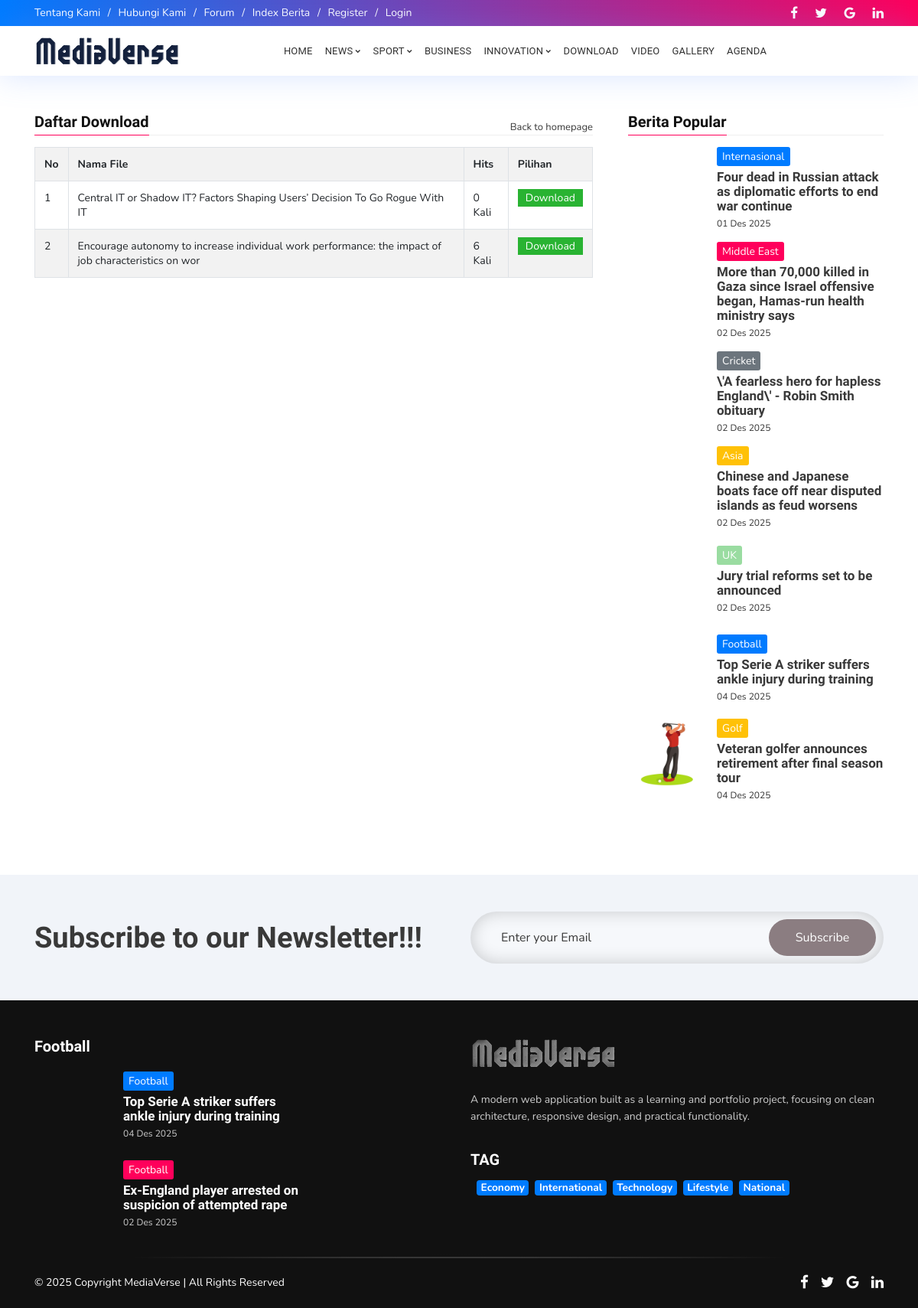
Page /index.php/download on the committed database.
### tables this page shows
CREATE TABLE `menu` (
  `id_menu` int(5) NOT NULL,
  `id_parent` int(5) NOT NULL DEFAULT 0,
  `nama_menu` varchar(255) NOT NULL,
  `link` varchar(100) NOT NULL,
  `aktif` enum('Ya','Tidak') NOT NULL DEFAULT 'Ya',
  `position` enum('Top','Bottom') DEFAULT 'Bottom',
  `urutan` int(3) NOT NULL
);

CREATE TABLE `logo` (
  `id_logo` int(5) NOT NULL,
  `gambar` varchar(100) NOT NULL
);

CREATE TABLE `download` (
  `id_download` int(5) NOT NULL,
  `judul` varchar(100) NOT NULL,
  `nama_file` varchar(100) NOT NULL,
  `tgl_posting` date NOT NULL,
  `hits` int(3) NOT NULL
);

CREATE TABLE `berita` (
  `id_berita` int(5) NOT NULL,
  `id_kategori` int(5) NOT NULL,
  `username` varchar(30) NOT NULL,
  `judul` varchar(100) NOT NULL,
  `sub_judul` varchar(255) NOT NULL,
  `youtube` varchar(100) NOT NULL,
  `judul_seo` text NOT NULL,
  `headline` enum('Y','N') NOT NULL DEFAULT 'Y',
  `aktif` enum('Y','N') NOT NULL DEFAULT 'N',
  `utama` enum('Y','N') NOT NULL DEFAULT 'Y',
  `isi_berita` longtext NOT NULL,
  `keterangan_gambar` text NOT NULL,
  `hari` varchar(20) NOT NULL,
  `tanggal` date NOT NULL,
  `jam` time NOT NULL,
  `gambar` varchar(100) NOT NULL,
  `dibaca` int(5) NOT NULL DEFAULT 1,
  `tag` varchar(100) NOT NULL,
  `status` enum('Y','N') NOT NULL DEFAULT 'Y'
);

CREATE TABLE `kategori` (
  `id_kategori` int(5) NOT NULL,
  `nama_kategori` varchar(50) NOT NULL,
  `username` varchar(50) NOT NULL,
  `kategori_seo` varchar(100) NOT NULL,
  `aktif` enum('Y','N') NOT NULL DEFAULT 'Y',
  `sidebar` int(10) NOT NULL,
  `gambar_utama` text NOT NULL
);

CREATE TABLE `templates` (
  `id_templates` int(5) NOT NULL,
  `judul` varchar(100) NOT NULL,
  `username` varchar(50) NOT NULL,
  `pembuat` varchar(50) NOT NULL,
  `folder` varchar(50) NOT NULL,
  `aktif` enum('Y','N') NOT NULL DEFAULT 'N'
);

CREATE TABLE `identitas` (
  `id_identitas` int(5) NOT NULL,
  `nama_website` varchar(100) NOT NULL,
  `email` varchar(100) NOT NULL,
  `url` varchar(100) NOT NULL,
  `facebook` text NOT NULL,
  `rekening` varchar(100) NOT NULL,
  `no_telp` varchar(20) NOT NULL,
  `meta_deskripsi` varchar(250) NOT NULL,
  `meta_keyword` varchar(250) NOT NULL,
  `favicon` varchar(50) NOT NULL,
  `maps` text NOT NULL
);

CREATE TABLE `tag` (
  `id_tag` int(5) NOT NULL,
  `nama_tag` varchar(100) NOT NULL,
  `username` varchar(50) NOT NULL,
  `tag_seo` varchar(100) NOT NULL,
  `count` int(5) NOT NULL
);

### application/views/mediaverse/widget/berita-popular.php (the view, shortened to what the rows shown need)
<div class="widget fbt_list_posts mb-5">
    <div class="widget-content">
        <?php
        $populer = $this->model_utama->view_join_two('berita','users','kategori','username','id_kategori',array('berita.status' => 'Y'),'dibaca','DESC',0,7);
        foreach ($populer->result_array() as $r2x):
            echo "<article class='post mb-3'>
                <div class='post-content media align-items-center'>
                    <div class='fbt-item-thumbnail clearfix'>
                        <a href='".base_url()."$r2x[judul_seo]'>";
                            if ($r2x['gambar'] ==''):
                                echo "<img alt='$r2x[judul]' class='post-thumbnail lazyloaded' data-src='".base_url()."asset/foto_berita/no-image.jpg'>";
                            else:
                                echo "<img alt='$r2x[judul]' class='post-thumbnail lazyloaded' data-src='".base_url()."/asset/foto_berita/$r2x[gambar]'>";
                            endif;
                        echo "</a>
                    </div>
                    <div class='ml-3 fbt-title-caption media-body'>
                        <span class='pp-post-tag'>$r2x[nama_kategori]</span>
                        <h3 class='post-title'>
                            <a href='".base_url()."$r2x[judul_seo]'>$r2x[judul]</a>
                        </h3>
                        <div class='post-meta'>
                            <span class='post-date published'>".tgl_indo($r2x['tanggal'])."</span>
                        </div>
                    </div>
                </div>
            </article>";
        endforeach;
        ?>
    </div>
</div>

### application/views/mediaverse/download.php (shortened to what the rows shown need)
<div class="outer-wrapper my-5" id="outer-wrapper">
    <div class="container fbt-elastic-container">
        <div class="row justify-content-center">
            <div class="fbt-main-wrapper col-lg-8 mb-5 mb-lg-0">
                <div id="main-wrapper">
                    <div class="main-section" id="main_content">
                        <div class="blog-posts fbt-index-post-wrap">
                            <table class='table table-striped table-bordered' style='width: 100%'>
                                <tr>
                                    <th>No</th>
                                    <th>Nama File</th>
                                    <th>Hits</th>
                                    <th style='width:70px'>Pilihan</th>
                                </tr>
                                <?php
                                    $no=$this->uri->segment(3)+1;
                                    foreach ($download->result_array() as $r) {
                                        echo "<tr bgcolor=$warna>
                                                <td>$no</td>
                                                <td>$r[judul]</td>
                                                <td>$r[hits] Kali</td>
                                                <td><a class='button' style='background:#29b332; color:#ffffff; padding:2px 10px' href='".base_url()."download/file/$r[nama_file]'>Download</a></td>
                                              </tr>";
                                    $no++;
                                    }
                                ?>
                            </table>
                        </div>
                    </div>
                </div>
            </div>
            <div class="fbt-main-sidebar col-lg-4">
                <div class="fbt-main-sidebar__content h-100 pl-lg-3">
                    <?php $this->load->view(template().'/widget/berita-popular'); ?>
                </div>
            </div>
        </div>
    </div>
</div>

### application/views/mediaverse/header.php (shortened to what the rows shown need)
<div class="fbt-headline clearfix" id="headline">
    <div class="container">
        <div class="row align-items-center justify-content-between py-1 py-md-0">
            <div class="col-md-7 left-headline-content">
                <div class="fbt-left-headline" id="left-headline">
                    <ul class="nav justify-content-center justify-content-md-start">
                        <?php
                        $topmenu = $this->model_utama->view_where_ordering_limit('menu',array('position' => 'Top','aktif' => 'Ya'),'urutan','ASC',0,6);
                        foreach ($topmenu->result_array() as $row):
                            if(preg_match("/^http/", $row['link'])):
                                echo "<li class='nav-item'><a class='nav-link' href='$row[link]'>$row[nama_menu]</a></li>";
                            else:
                                echo "<li class='nav-item'><a class='nav-link' href='".base_url()."$row[link]'>$row[nama_menu]</a></li>";
                            endif;
                        endforeach;
                        ?>
                    </ul>
                </div>
            </div>
        </div>
    </div>
</div>
<nav class="navbar navbar-expand-xl navbar-fbt fbt-nav-skin fbt_sticky_nav m-0">
    <div class="container nav-mobile-px clearfix">
        <div class="navbar-brand order-2 order-xl-1 m-auto">
            <a href="<?php echo base_url(); ?>">
                <?php
                      $logo = $this->model_utama->view_ordering_limit('logo','id_logo','DESC',0,1);
                      foreach ($logo->result_array() as $row) {
                        echo "<img src='".base_url()."asset/logo/$row[gambar]'/>";
                      }
                ?>
        </div>
        <div class="collapse navbar-collapse order-4 order-xl-3 clearfix" id="navbar-menu">
            <ul class="navbar-nav m-auto clearfix">
                <?php
                $botm = $this->db->query("SELECT * FROM menu where id_parent='0' AND position = 'Bottom' AND aktif='Ya' ORDER BY urutan ASC");
                foreach ($botm->result_array() as $row):
                    $dropdown = $this->db->query("SELECT * FROM menu WHERE id_parent='$row[id_menu]' AND aktif='Ya' ORDER BY urutan ASC")->num_rows();
                    if ($dropdown == 0):
                        echo "<li class='nav-item'>
                                    <a  class='nav-link' href='".base_url()."$row[link]'>$row[nama_menu]</a>
                                </li>";
                    else:
                        echo "<li class='nav-item dropdown'>
                                    <a href='#' class='nav-link dropdown-toggle' aria-haspopup='true' aria-expanded='false' data-toggle='dropdown'>$row[nama_menu]</a>
                                    <div class='dropdown-menu'>";
                                    echo "</div>
                                </li>";
                    endif;
                endforeach;
                ?>
            </ul>
        </div>
    </div>
</nav>

### application/views/mediaverse/footer.php (shortened to what the rows shown need)
<div class="fbt-newsletter-area">
    <div class="fbt-bottom-section clearfix" id="fbt_bottom_section">
        <div class="widget FollowByEmail">
            <div class="container">
                <div class="row justify-content-center">
                    <div class="follow-by-email-inner subscriber-form col-lg-12">
                        <div class="card-- py-5">
                            <div class="row justify-content-center align-items-center">
                                <div class="col-lg-6">
                                    <h2 class="title mb-4 mb-lg-0 text-center text-lg-left">
                                        Subscribe to our Newsletter!!!
                                    </h2>
                                </div>
                            </div>
                        </div>
                    </div>
                </div>
            </div>
        </div>
    </div>
</div>
<div class="footer-dark footer-black pt-5" id="footer-content">
    <div class="container pb-4">
        <div class="row clearfix">
            <div class="col-lg-4">
                <div class="footer-1 section">
                    <div class="fbt_list_posts">
                        <?php
                        $r1y = $this->model_utama->view_where('kategori',array('sidebar' => 2))->row_array();
                        echo "<h4 class='title title-heading'>
                            $r1y[nama_kategori]
                        </h4>";
                        echo "<div class='widget-content'>";
                            $kategori2 = $this->model_utama->view_join_two('berita','users','kategori','username','id_kategori',array('berita.id_kategori' => $r1y['id_kategori'],'berita.status' => 'Y'),'id_berita','DESC',4,2);
                            foreach ($kategori2->result_array() as $r4m):
                                echo "<article class='post mb-3'>
                                    <div class='post-content media align-items-center'>
                                        <div class='fbt-item-thumbnail clearfix'>
                                            <a href='".base_url()."$r3m[judul_seo]'>";
                                                if ($r4m['gambar'] ==''):
                                                    echo "<img alt='$r4m[judul]' class='post-thumbnail lazyloaded' data-src='".base_url()."asset/foto_berita/no-image.jpg'>";
                                                else:
                                                    echo "<img alt='$r4m[judul]' class='post-thumbnail lazyloaded' data-src='".base_url()."/asset/foto_berita/$r4m[gambar]'>";
                                                endif;
                                            echo "</a>
                                        </div>
                                        <div class='ml-3 fbt-title-caption media-body'>
                                            <span class='pp-post-tag'>$r4m[nama_kategori]</span>
                                            <h3 class='post-title'>
                                                <a href='".base_url()."$r4m[judul_seo]'>
                                                    $r4m[judul]
                                                </a>
                                            </h3>
                                            <div class='post-meta'>
                                                <span class='post-date published'>".tgl_indo($r4m['tanggal'])."</span>
                                            </div>
                                        </div>
                                    </div>
                                </article>";
                            endforeach;
                        ?>
                        </div>
                    </div>
                </div>
            </div>
            <div class="col-lg-6 ml-lg-auto">
                <div class="row">
                    <div class="col-lg-12 mb-3">
                        <div class="footer-2 section">
                            <div class="logoImage">
                                <div class="widget-content">
                                    <img alt="" src="<?php echo base_url(); ?>template/<?php echo template(); ?>/images/logo-light.png">
                                </div>
                            </div>
                            <div class="widget Text">
                                <div class="widget-content">
                                    <p><?php
                                    $iden = $this->model_utama->view('identitas')->row_array();
                                    echo $iden['meta_deskripsi']; ?></p>
                                </div>
                            </div>
                        </div>
                    </div>
                    <div class="col-lg-12">
                        <div class="footer-5 section">
                            <div class="widget">
                                <div class="widget-content list-label-widget-content">
                                    <?php
                                    $tag = $this->model_utama->view_ordering_limit('tag','id_tag','RANDOM',0,50);
                                    foreach ($tag->result_array() as $row):
                                        echo "<a class='badge badge-primary ml-2 mb-1' href='".base_url()."tag/detail/$row[tag_seo]' >$row[nama_tag]</a>";
                                    endforeach;
                                    ?>
                                </div>
                            </div>
                        </div>
                    </div>
                </div>
            </div>
        </div>
    </div>
</div>

### rows in the picture
menu: nama_menu "Tentang Kami"
menu: nama_menu "Hubungi Kami"
menu: nama_menu "Forum"
menu: nama_menu "Index Berita"
menu: nama_menu "Register"
menu: nama_menu "Login"
logo: gambar (picture)
menu: nama_menu "NEWS"
menu: nama_menu "SPORT"
menu: nama_menu "BUSINESS"
menu: nama_menu "INNOVATION"
menu: nama_menu "DOWNLOAD"
menu: nama_menu "VIDEO"
menu: nama_menu "GALLERY"
menu: nama_menu "AGENDA"
download: judul "Central IT or Shadow IT? Factors Shaping Users’ Decision To Go Rogue With IT", hits "0"
download: judul "Encourage autonomy to increase individual work performance: the impact of job characteristics on wor", hits "6"
berita: id_kategori.nama_kategori "Internasional", judul "Four dead in Russian attack as diplomatic efforts to end war continue", tanggal "01 Des 2025"
berita: id_kategori.nama_kategori "Middle East", judul "More than 70,000 killed in Gaza since Israel offensive began, Hamas-run health ministry says", tanggal "02 Des 2025"
berita: id_kategori.nama_kategori "Cricket", judul "\\'A fearless hero for hapless England\\' - Robin Smith obituary", tanggal "02 Des 2025"
berita: id_kategori.nama_kategori "Asia", judul "Chinese and Japanese boats face off near disputed islands as feud worsens", tanggal "02 Des 2025"
berita: id_kategori.nama_kategori "UK", judul "Jury trial reforms set to be announced", tanggal "02 Des 2025"
berita: id_kategori.nama_kategori "Football", judul "Top Serie A striker suffers ankle injury during training", tanggal "04 Des 2025"
berita: gambar (picture), id_kategori.nama_kategori "Golf", judul "Veteran golfer announces retirement after final season tour", tanggal "04 Des 2025"
kategori: nama_kategori "Football"
berita: id_kategori.nama_kategori "Football", judul "Ex-England player arrested on suspicion of attempted rape", tanggal "02 Des 2025"
templates: folder (picture)
identitas: meta_deskripsi "A modern web application built as a learning and portfolio project, focusing on clean architecture, responsive design, and practical functionality."
tag: nama_tag "Economy"
tag: nama_tag "International"
tag: nama_tag "Technology"
tag: nama_tag "Lifestyle"
tag: nama_tag "National"
